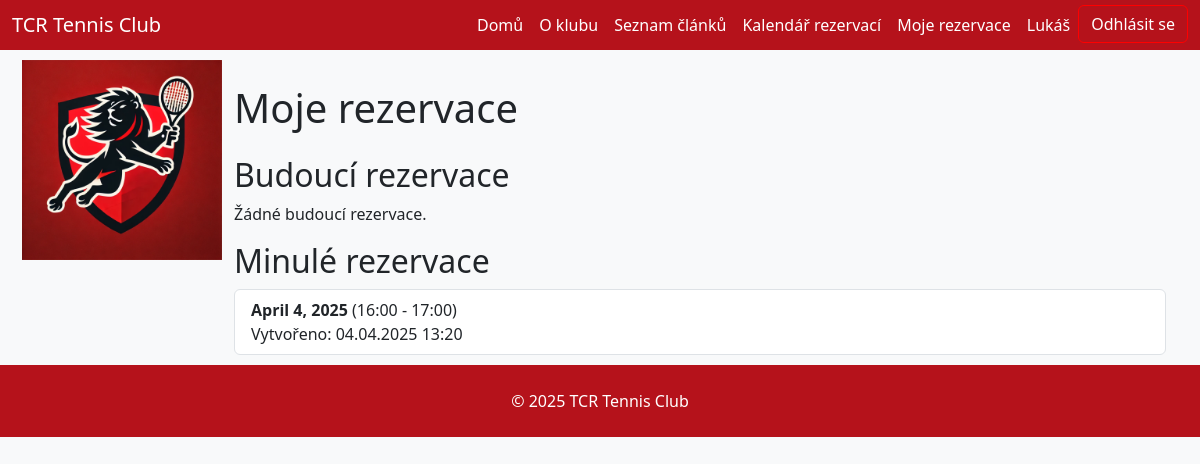
Page /reservation/my_reservations/ (signed in) on the committed database.
### users/models.py (models this page shows, shortened)
class CustomUser(AbstractUser):
    membership_paid = models.BooleanField(default=False, verbose_name="Zaplacený členský příspěvek")
    roles = models.ManyToManyField(Role, through='UserRole', related_name="users", blank=True)
    membership_paid = models.BooleanField(default=False, verbose_name="Zaplacený členský příspěvek")
    roles = models.ManyToManyField(Role, through='UserRole', related_name="users", blank=True)
    phone_number = models.CharField(
        max_length=20,
        verbose_name="Telefonní číslo",
        validators=[
            RegexValidator(r'^\+?[\d\s]+$', 'Zadejte platné telefonní číslo.')
            ],
        blank=False,
        null=False
    )

### reservation/models.py (models this page shows, shortened)
class Reservation(models.Model):
    user = models.ForeignKey(
        settings.AUTH_USER_MODEL,  # Použijeme dynamický odkaz na custom uživatele
        on_delete=models.CASCADE,
        related_name='reservations'
    )
    date = models.DateField()
    start_hour = models.PositiveSmallIntegerField()
    end_hour = models.PositiveSmallIntegerField()
    created_at = models.DateTimeField(auto_now_add=True)
    updated_at = models.DateTimeField(auto_now=True)
    class Meta:
        constraints = [
            models.CheckConstraint(
                check=models.Q(start_hour__gte=6) & models.Q(start_hour__lte=21),
                name='valid_start_hour'
            ),
            models.CheckConstraint(
                check=models.Q(end_hour__gte=7) & models.Q(end_hour__lte=22),
                name='valid_end_hour'
            ),
            models.CheckConstraint(
                check=models.Q(end_hour__gt=models.F('start_hour')),
                name='end_after_start'
            ),
        ]
        ordering = ['date', 'start_hour']

### reservation/views.py (the view)
# urls.py: path('my_reservations/', views.my_reservations_view, name='my_reservations'),
def my_reservations_view(request):
    if not request.user.is_authenticated:
        return render(request, "my_reservation.html")
    now = timezone.now().date()
    future_reservations = Reservation.objects.filter(user=request.user, date__gte=now).order_by("date")
    past_reservations = Reservation.objects.filter(user=request.user, date__lt=now).order_by("-date")
    context = {
        "future_reservations": future_reservations,
        "past_reservations": past_reservations,
    }
    return render(request, "my_reservation.html", context)

### reservation/templates/my_reservation.html (shortened to what this page needs)
{% extends "base.html" %}
{% load static %}
{% block content %}
  {% if not user.is_authenticated %}
    <p class="text-center">Pro zobrazení rezervací se přihlašte.</p>
  {% else %}
    <div class="my-reservations container mt-4">
      <h1 class="mb-4">Moje rezervace</h1>
      <h2>Budoucí rezervace</h2>
      {% if future_reservations %}
        <ul class="list-group mb-4">
          {% for reservation in future_reservations %}
            <li class="list-group-item d-flex justify-content-between align-items-center">
              <div>
                <strong>{{ reservation.date }}</strong>
                ({{ reservation.start_hour }}:00 - {{ reservation.end_hour }}:00)
                <br>
                Vytvořeno: {{ reservation.created_at|date:"d.m.Y H:i" }}
              </div>
              <form action="{% url 'delete_reservation' reservation.id %}" method="post" class="m-0">
                {% csrf_token %}
                <button type="submit" class="btn btn-custom">Smazat</button>
              </form>
            </li>
          {% endfor %}
        </ul>
      {% else %}
        <p>Žádné budoucí rezervace.</p>
      {% endif %}
      <h2>Minulé rezervace</h2>
      {% if past_reservations %}
        <ul class="list-group">
          {% for reservation in past_reservations %}
            <li class="list-group-item">
              <strong>{{ reservation.date }}</strong>
              ({{ reservation.start_hour }}:00 - {{ reservation.end_hour }}:00)
              <br>
              Vytvořeno: {{ reservation.created_at|date:"d.m.Y H:i" }}
            </li>
          {% endfor %}
        </ul>
      {% else %}
        <p>Žádné minulé rezervace.</p>
      {% endif %}
    </div>
  {% endif %}
{% endblock content %}

### core/templates/header.html (shortened to what this page needs)
{% load static %}
<header>
  <nav class="navbar navbar-expand-lg" style="background-color: #b5121b; height: 50px;">
    <div class="container-fluid">
      <a class="navbar-brand text-white" href="{% url 'home' %}">TCR Tennis Club</a>
      <div class="collapse navbar-collapse" id="navbarSupportedContent">
        <ul class="navbar-nav ms-auto mb-2 mb-lg-0">
          <li class="nav-item"><a class="nav-link text-white" href="{% url 'home' %}">Domů</a></li>
          <li class="nav-item"><a class="nav-link text-white" href="{% url 'about' %}">O klubu</a></li>
          <li class="nav-item"><a class="nav-link text-white" href="{% url 'article_list' %}">Seznam článků</a></li>
          <li class="nav-item"><a class="nav-link text-white" href="{% url 'calendar' %}">Kalendář rezervací</a></li>
          <li class="nav-item"><a class="nav-link text-white" href="{% url 'my_reservations' %}">Moje rezervace</a></li>
          {% if user.is_authenticated %}
            <li class="nav-item"><a class="nav-link text-white" href="{% url 'profile' %}">
                {{ user.get_full_name|default:user.username }}
              </a>
            </li>
            <form action="{% url 'logout' %}" method="post" style="display:inline;">
              <button type="submit" class="btn btn-custom">Odhlásit se</button>
            </form>
          {% endif %}
        </ul>
      </div>
    </div>
  </nav>
</header>

### static/css/style.css (style rules this page uses)
.btn-custom { background-color: #b5121b; border-color: red; color:white; transition: transform 0.3s ease; }

### rows in the picture
CustomUser: get_full_name "Lukáš"
Reservation: date "April 4, 2025", start_hour "16", end_hour "17", created_at "04.04.2025 13:20"
